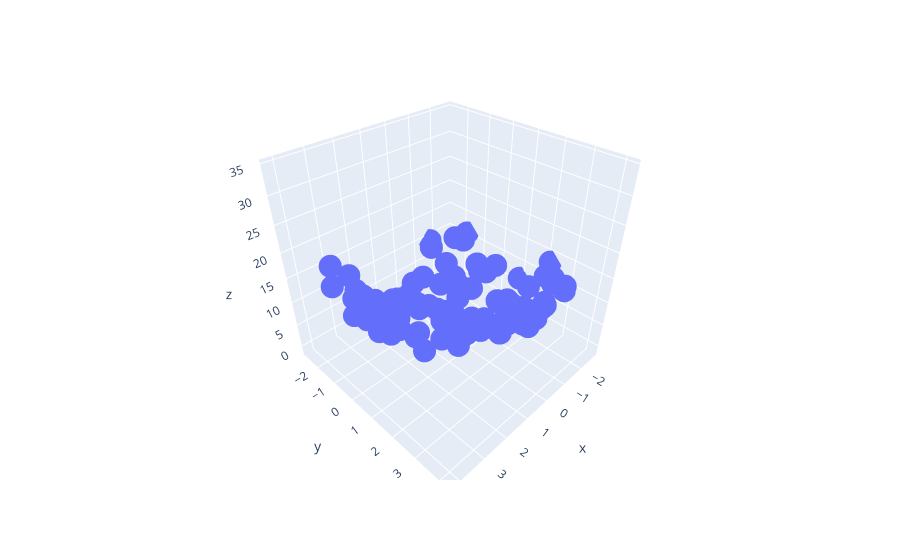

The cell this chart's notebook holds for it:
### Code cell
import plotly.express as px 
df = px.data.iris()
fig = px.scatter_3d(df, x = X.ravel(), y =y.ravel(), z= z.ravel())
fig.show()
